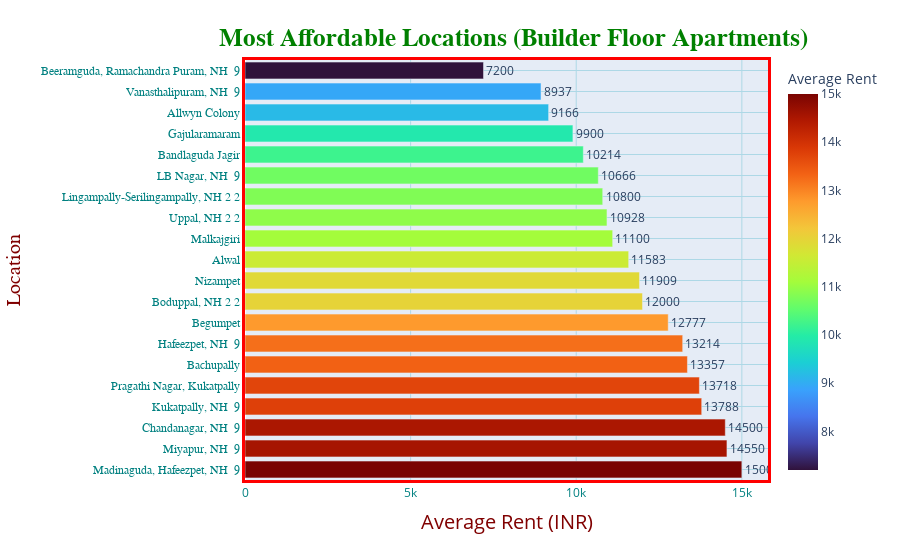

Notebook code for this chart:
### Code cell
loc_grp = df1.groupby('locality')
df1['loc_count'] = loc_grp['locality'].transform('count')

df1 = df1[df1['loc_count']>=5]
loc_grp = df1.groupby('locality')
loc_rents = loc_grp['price'].mean()
loc_rents = dict(loc_rents)

list1 = list(loc_rents.keys())
list2 = list(loc_rents.values())
list2 = [int(i) for i in list2]

loc_df = pd.DataFrame(list(zip(list1,list2)), columns=['locality','average_rent'])
loc_df.sort_values(by='average_rent',ascending=True,inplace=True)

fig = px.bar(loc_df[0:20],y='locality', x='average_rent', text='average_rent',orientation='h',
            labels={'average_rent':'Average Rent'}, color='average_rent', color_continuous_scale = 'Turbo') 

fig.update_traces(textposition='outside')
fig.update_layout(title_text="<b>Most Affordable Locations (Builder Floor Apartments)</b>",
                 title_font_size=25,
                 title_font_color='green',
                 title_font_family='Titillium Web',
                 title_x=0.57,
                 title_y=0.95,
                 title_xanchor='center',
                 title_yanchor='top',
                 yaxis={'categoryorder':'total descending'}
                 )

fig.update_xaxes(
        color='teal',
        title_text='Average Rent (INR)',
        title_font_family='Open Sans',
        title_font_size=20,
        title_font_color='maroon',
        title_standoff = 15,
        gridcolor='lightblue',
        tickmode='auto',
        linecolor='red',
        linewidth=3,
        mirror=True)

fig.update_yaxes(
        color='Teal',
        title_text='Location',
        title_font_family='Droid Sans',
        title_font_size=20,
        title_font_color='maroon',
        title_standoff = 15,
        tickfont_family='Arial',
        nticks = 20,
        gridcolor='lightblue',
        linecolor='red',
        linewidth=3,
        mirror = True)

### Figure 1 — Plotly figure (JSON) as saved in the notebook; plotly's stock layout.template omitted (floating-point values rounded to 4 significant figures)
{"data": [{"alignmentgroup": "True", "hovertemplate": "Average Rent=%{marker.color}<br>locality=%{y}<extra></extra>", "legendgroup": "", "marker": {"color": [7200, 8937, 9166, 9900, 10214, 10666, 10800, 10928, 11100, 11583, 11909, 12000, 12777, 13214, 13357, 13718, 13788, 14500, 14550, 15000], "coloraxis": "coloraxis", "pattern": {"shape": ""}}, "name": "", "offsetgroup": "", "orientation": "h", "showlegend": false, "text": ["7200", "8937", "9166", "9900", "10214", "10666", "10800", "10928", "11100", "11583", "11909", "12000", "12777", "13214", "13357", "13718", "13788", "14500", "14550", "15000"], "textposition": "outside", "type": "bar", "x": [7200, 8937, 9166, 9900, 10214, 10666, 10800, 10928, 11100, 11583, 11909, 12000, 12777, 13214, 13357, 13718, 13788, 14500, 14550, 15000], "xaxis": "x", "y": ["Beeramguda, Ramachandra Puram, NH  9", "Vanasthalipuram, NH  9", "Allwyn Colony", "Gajularamaram", "Bandlaguda Jagir", "LB Nagar, NH  9", "Lingampally-Serilingampally, NH 2 2", "Uppal, NH 2 2", "Malkajgiri", "Alwal", "Nizampet", "Boduppal, NH 2 2", "Begumpet", "Hafeezpet, NH  9", "Bachupally", "Pragathi Nagar, Kukatpally", "Kukatpally, NH  9", "Chandanagar, NH  9", "Miyapur, NH  9", "Madinaguda, Hafeezpet, NH  9"], "yaxis": "y"}], "layout": {"barmode": "relative", "coloraxis": {"colorbar": {"title": {"text": "Average Rent"}}, "colorscale": [[0, "#30123b"], [0.07143, "#4145ab"], [0.1429, "#4675ed"], [0.2143, "#39a2fc"], [0.2857, "#1bcfd4"], [0.3571, "#24eca6"], [0.4286, "#61fc6c"], [0.5, "#a4fc3b"], [0.5714, "#d1e834"], [0.6429, "#f3c63a"], [0.7143, "#fe9b2d"], [0.7857, "#f36315"], [0.8571, "#d93806"], [0.9286, "#b11901"], [1, "#7a0402"]]}, "legend": {"tracegroupgap": 0}, "margin": {"t": 60}, "title": {"font": {"color": "green", "family": "Titillium Web", "size": 25}, "text": "<b>Most Affordable Locations (Builder Floor Apartments)</b>", "x": 0.57, "xanchor": "center", "y": 0.95, "yanchor": "top"}, "xaxis": {"anchor": "y", "color": "teal", "domain": [0, 1], "gridcolor": "lightblue", "linecolor": "red", "linewidth": 3, "mirror": true, "tickmode": "auto", "title": {"font": {"color": "maroon", "family": "Open Sans", "size": 20}, "standoff": 15, "text": "Average Rent (INR)"}}, "yaxis": {"anchor": "x", "categoryorder": "total descending", "color": "Teal", "domain": [0, 1], "gridcolor": "lightblue", "linecolor": "red", "linewidth": 3, "mirror": true, "nticks": 20, "tickfont": {"family": "Arial"}, "title": {"font": {"color": "maroon", "family": "Droid Sans", "size": 20}, "standoff": 15, "text": "Location"}}}}
